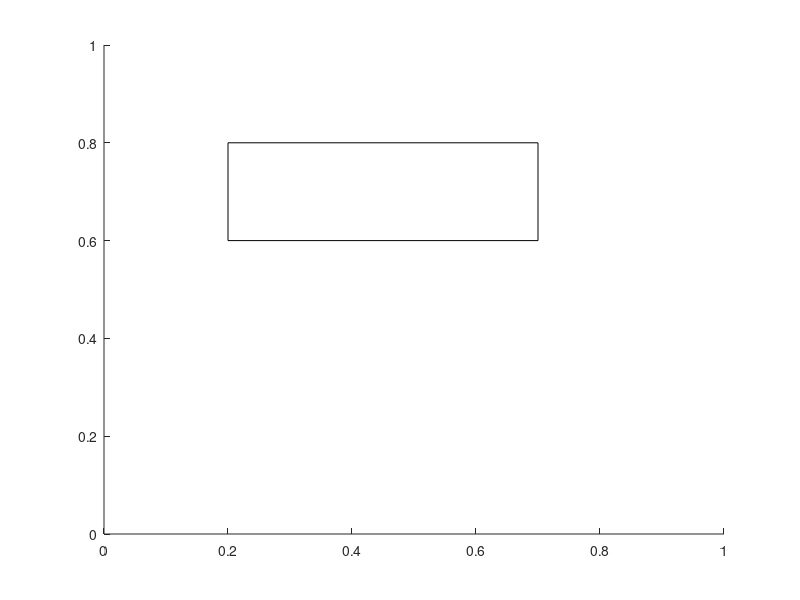

Write the MATLAB code that produced this figure.
% Draw Rectangle
figure %Create a new figure
xlim([0 1]) %Set the range of values on the x-axis to (0 to 1)
ylim([0 1]) %Set the range of values on the y-axis to (0 to 1)

%Create a rectangle at:
% x-position 0.2
% y-position 0.6 with an 
% x-width of 0.5 and
% y-height of 0.2
h = rectangle('Position', [0.2 0.6 0.5 0.2]) 
                                            

